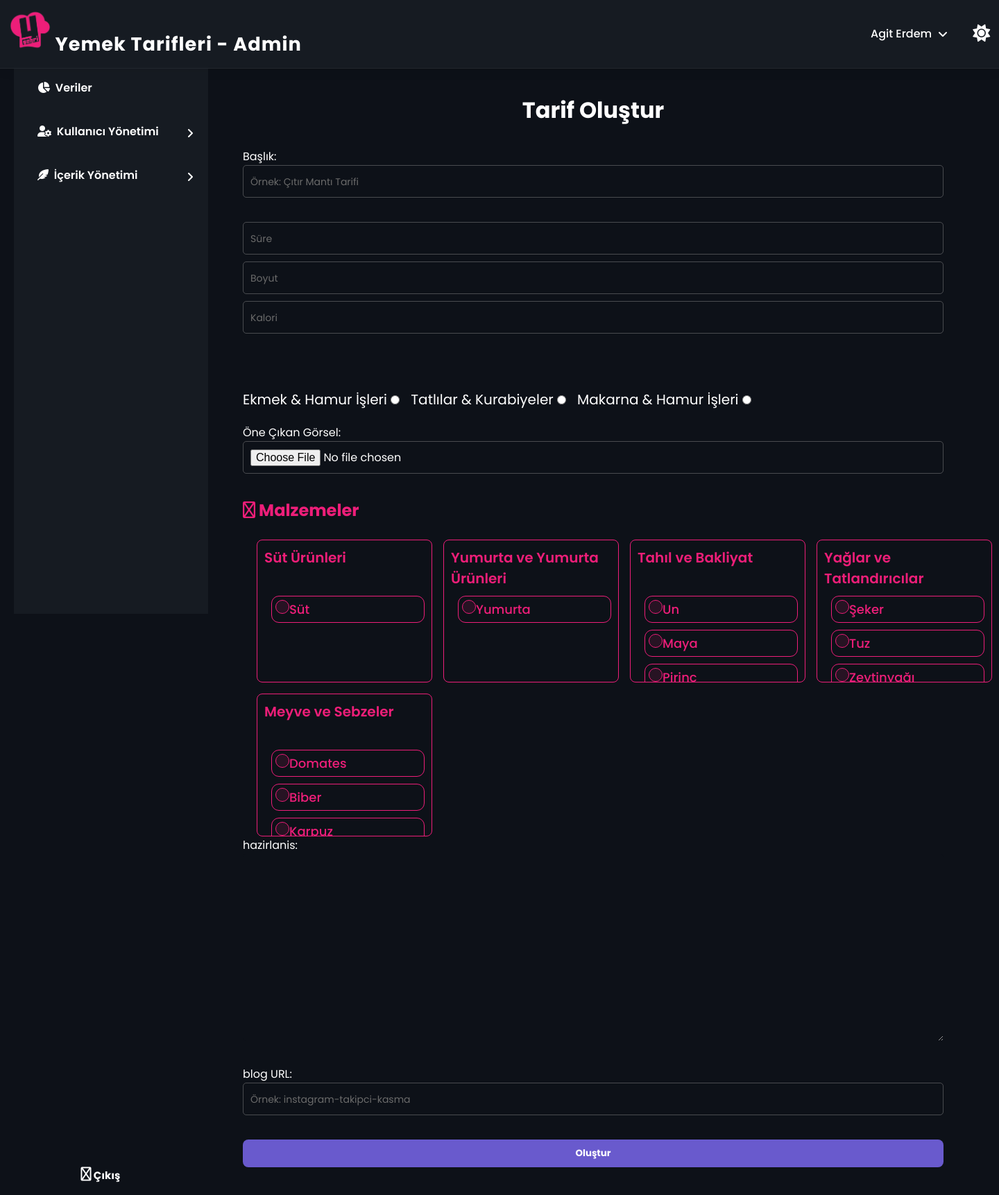
The page /yemektarifleri/admin/tarif-olustur.php (signed in) on the database its author committed.
### tables this page shows
CREATE TABLE `malzemeler` (
  `malzeme_id` int(11) NOT NULL,
  `malzeme_adi` varchar(255) NOT NULL,
  `grup_id` int(11) DEFAULT NULL,
  `grup_adi` varchar(255) DEFAULT NULL
);

### yemektarifleri/admin/tarif-olustur.php (the view, shortened to what this page needs)
<?php
include("db/db-connection.php");
$uye_id = $_SESSION['uye_id'];
$sql = "SELECT admin_ad, admin_soyad, admin_kullanici_adi, uye_pp FROM admin WHERE uye_id='$uye_id'";
$result = mysqli_query($conn, $sql);
if(mysqli_num_rows($result) > 0){
    $row = mysqli_fetch_assoc($result);
    $admin_ad = $row['admin_ad'];
    $admin_soyad = $row['admin_soyad'];
}
?>
<!DOCTYPE html>
<html>
<head>
    <link rel="stylesheet" href="admin-style.css">
    <link rel="stylesheet" href="../style.css">
</head>
<body>
    <?php require 'header.php'; ?>
    <div class="containerx">
        <?php require 'sidebar-left.php'; ?>
        <div class="content">
            <form action="tarif-olustur.php" method="post" enctype="multipart/form-data">
                <h1>Tarif Oluştur</h1>
                <label for="bir">Başlık:</label>
                <input class="tarif-olustur_input" placeholder="Örnek: Çıtır Mantı Tarifi" id="bir" type="text" name="baslik" oninput="convertText()" value="" required><br>
                <input type="text" name="sure" class="tarif-olustur_input input_sure" placeholder="Süre">
                <input type="text" name="boyut" class="tarif-olustur_input input_sure" placeholder="Boyut">
                <input type="text" name="kalori" class="tarif-olustur_input input_sure" placeholder="Kalori">
                <br><br>
                <div class="div-kategori_ad">
                <div class="div-kategori_ad__ic">
                    <label for="ehi">Ekmek & Hamur İşleri</label>
                    <input type="radio" name="kategori_ad" id="ehi" value="Ekmek & Hamur İşleri">
                </div>
                <div class="div-kategori_ad__ic">
                    <label for="tk">Tatlılar & Kurabiyeler</label>
                    <input type="radio" name="kategori_ad" id="tk" value="Tatlılar & Kurabiyeler">
                </div>
                <div class="div-kategori_ad__ic">
                    <label for="mhi">Makarna & Hamur İşleri</label>
                    <input type="radio" name="kategori_ad" id="mhi" value="Makarna & Hamur İşleri">
                </div>
                </div>
                <label for="yazar">Öne Çıkan Görsel:</label>
                <input class="username" type="file" name="resim" accept="image/*" id="imageInput" required><br>
                <div class="dolap_card__ekle">
                <h2><i class="far fa-plus-circle"></i> Malzemeler</h2>
                <br>
                    <div class="malzemele_items">
                    <?php
                    include("../database.php");
                    $sql = "SELECT malzeme_id, malzeme_adi, grup_adi FROM malzemeler";
                    $result = $conn->query($sql);
                    $gruplar = array();
                    while ($row = $result->fetch_assoc()) {
                        $grup_adi = $row['grup_adi'];
                        $malzeme_adi = $row['malzeme_adi'];
                        $malzeme_id = $row['malzeme_id'];
                        if (!isset($gruplar[$grup_adi])) {
                            $gruplar[$grup_adi] = array();
                        }
                        if (!in_array($malzeme_adi, $gruplar[$grup_adi])) {
                            $gruplar[$grup_adi][$malzeme_adi] = $malzeme_id;
                        }
                    }
                    foreach ($gruplar as $grup_adi => $malzemeler) {
                        echo "<div class='malzeme_ekle'>";
                        echo "<div class='malzeme_ekle__grup_adi'>" . $grup_adi . "</div>";
                        foreach ($malzemeler as $malzeme_adi => $malzeme_id) {
                            echo "<div class='malzeme_ekle_item'>";
                            echo "<div class='malzeme_ekle_item__select'>";
                            echo "<input type='checkbox' class='checkbox' id='malzeme_" . $malzeme_id . "' value='" . $malzeme_id . "' name='selected_materials[]'>";
                            echo "<label for='malzeme_" . $malzeme_id . "' class='label'>" . $malzeme_adi . "</label>";
                            echo "</div>";
                            echo "</div>";
                        }
                        echo "</div>";
                    }
                    ?>
</div>
</div>
                <label for="hazirlanis">hazirlanis:</label><br>
                <textarea class="username" style="background-color: #0d1118; border:none; color:#fff; " name="hazirlanis" rows="10" cols="50" required></textarea><br>
                <label for="iki">blog URL:</label>
                <input class="tarif-olustur_input" id="iki" placeholder="Örnek: instagram-takipci-kasma" type="text" name="url" value="" required><br>
                <input class="form-button" type="submit" name="submit" value="Oluştur">
            </form>
        </div>
    </div>
</body>
</html>

### yemektarifleri/admin/header.php (shortened to what this page needs)
<head>
<link rel="stylesheet" href="https://cdnjs.cloudflare.com/ajax/libs/font-awesome/4.7.0/css/font-awesome.min.css">
<link rel="stylesheet" href="https://pro.fontawesome.com/releases/v6.0.0-beta1/css/all.css" />
</head>
<header>
        <a href="dashboard"><h2 class="logo"><img class="logo__img" src="uploads/yemeksehri.png" alt=""> Yemek Tarifleri - Admin</h1></a>
    <div style="display:flex; gap: 2em;}">
          <nav>
          <span href="" class="menu-toggle">
              <div class="a-menu">
                <img id="previeww" onerror="this.src='uploads/bos.png';" class="pph" src="" alt="">
                <p style="display: grid; align-content: center;"><?php echo $admin_ad; ?> <?php echo $admin_soyad; ?></p>
                <i class="fa-solid fa-angle-up"></i>
              </div>
          </span>
        </nav>
          <button id="db-button" onclick="changeColor()">
    <i id="icon" class="fa fa-sun-o" aria-hidden="true"></i>
  </button>
    </div>
      </header>

### yemektarifleri/admin/admin-style.css (style rules this page uses)
* { font-family: 'Poppins', sans-serif; box-sizing: border-box; margin: 0; padding: 0; transition: background 200ms; }
.tarif-olustur_input { background-color: #1d1c1c00; display: block; padding: 10px; border-radius: 5px; margin-bottom: 10px; font-size: 16px; border: 1px solid #8a8a8a7a; color: #ffffff; width: 100%; }
.password1, .email1, .password2, .email2, .username { display: block; width: 100%; padding: 10px; background-color: #1d1c1c00; border-radius: 5px; margin-bottom: 10px; font-size: 16px; border: 1px solid #8a8a8a7a; color: #ffffff; }
::placeholder { font-size: 14px; color: #6b6b6b; }
.form-button { text-align: center; width: 100%; height: 40px; background-color: #695acd; color: #fff; border: none; border-radius: 8px; font-weight: 700; cursor: pointer; }
form { border-radius: 0px 0px 8px 8px; justify-content: center; padding: 15px 40px 40px 40px; }
form h1 { text-align: center; margin: 20px 0px 30px 0px; }
.fa-solid { display: flex; align-items: center; }

### yemektarifleri/style.css (style rules this page uses)
body { font-family: 'Poppins', sans-serif; margin: 0; padding: 0; box-sizing: border-box; background-color: #ffffff; scroll-behavior: smooth; }
h1,h2,h3,h4,h5 { margin: 0; padding: 0; }
* { list-style-type: none; box-sizing: border-box; }
:root { --primary-color:#ed1e79; --detail-color: rgb(255, 87, 51); --gold-color: rgb(243, 156, 18); }
.containerx { margin: 0px 20px; }
header { background-color: white; display: flex; position: fixed; width: 100%; z-index: 1000; padding: 15px 20px; box-shadow: 0px 0px 17px 0px rgba(0,0,0,0.1); }
.logo img { height: 60px; }
h2 i { color: var(--primary-color); font-weight: 700; }
.dolap_card__ekle { margin-left: auto; margin-right: auto; }
.dolap_card__ekle label { font-size: 18px; font-weight: 500; }
.dolap_card__main h2, .dolap_card__ekle h2 { color: #ed1e79; }
.malzemele_items { display: inline-flex; gap: 1em; }
.malzeme_ekle { width: 253px; height: 206px; overflow: auto; border: 1px solid #ed1e79; border-radius: 8px; padding: 10px; scroll-behavior: smooth; scrollbar-width: thin; scrollbar-color: #888 #f1f1f1; }
.malzeme_ekle_item { padding: 5px; display: flex; gap: 8px; border: 1px solid #ed1e79; border-radius: 11px; color: #ed1e79; margin-left: 10px; margin-bottom: 10px; }
.malzeme_ekle_item .checkbox { width: 20px; height: 20px; appearance: none; -webkit-appearance: none; -moz-appearance: none; background-color: #ed1e781e; border-radius: 50%; border: 1px solid #ed1e78; outline: none; cursor: pointer; }
.malzeme_ekle_item__select { display: inline-flex; }
.malzeme_ekle__grup_adi { height: 60px; font-size: 20px; font-weight: 600; margin-bottom: 10px; color: #ed1e78; }
.label { cursor: pointer; -webkit-user-select: none; -moz-user-select: none; -ms-user-select: none; user-select: none; }

### yemektarifleri/admin/sidebar-left-style.css (style rules this page uses)
* { list-style-type: none; }
a { text-decoration: none; }

### yemektarifleri/admin/tarif-olustur.php (style rules this page uses)
.malzemele_items { display: grid!important; grid-template-columns: repeat(4, 1fr)!important; padding: 0px 20px!important; }
.div-kategori_ad { display: flex; gap:1em; margin: 20px 0px; text-align: center; }
.div-kategori_ad__ic { font-size: 20px; }

### rows shown on the page
malzemeler: grup_adi "Tahıl ve Bakliyat", malzeme_adi "Un", malzeme_adi "Maya", malzeme_adi "Pirinç"

### other values the page prints
$admin_ad "Agit"
$admin_soyad "Erdem"
$grup_adi "Süt Ürünleri"
$malzeme_adi "Süt"
$grup_adi "Yumurta ve Yumurta Ürünleri"
$malzeme_adi "Yumurta"
$grup_adi "Yağlar ve Tatlandırıcılar"
$malzeme_adi "Şeker"
$malzeme_adi "Tuz"
$malzeme_adi "Zeytinyağı"
$grup_adi "Meyve ve Sebzeler"
$malzeme_adi "Domates"
$malzeme_adi "Biber"
$malzeme_adi "Karpuz"
